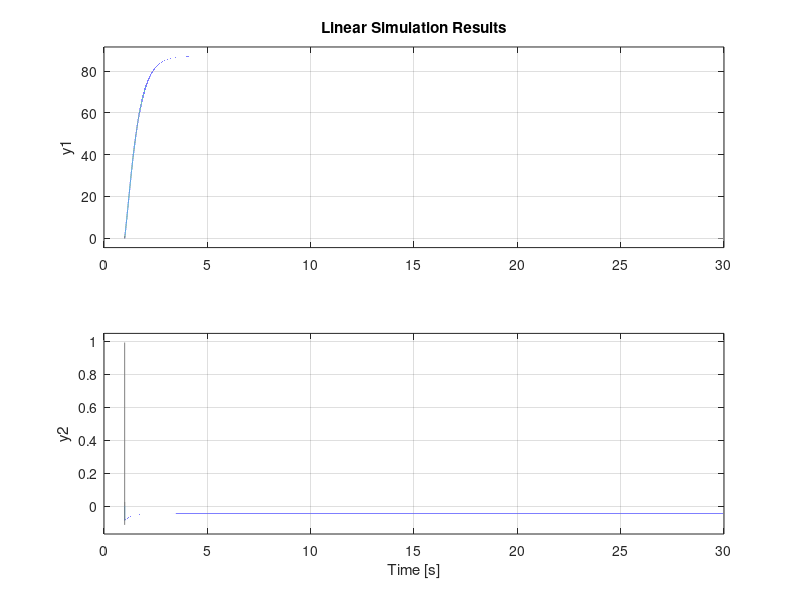

The MATLAB source for this figure:
%constantes
clear; clc; cla
%Constantes
fb=50; %frecuencia base
wb=2*pi*fb;%fercuencia angular base
Rs=0.004;
Rr=0.000549;
Xm=3.95279;
Rfd=0.2696;
Rkd=0.2696;
Xd=0.453;
Rkq2= 0.00549;
Rkq1= 0.00549;
Xmd=0.2;
Xmq=0.2;
Xss=0.4;
Xrr=0.0549;
Xkq1=0.549;
Xkq2=0.549;
Xkd=2696;
Xq=0.453;
Xfd=0.2696;

s= -0.0051; %para cada network


%condiciones
wr=1.1;
a=-0.114; %Vds de cada caso
b=0.993; %Vqs de cada caso
c=0.025; %Vdr de cada caso



%dependientes
ws= wr/(s-1);%velocidad angular del estator
alpha1=(Xss*Xrr)-(s*(Xm)^2);
alpha2=Xm^2-s*Xss*Xrr;
Bs=Xm*Xss*(1-s);
Br=Xm*Xrr*(1-s);
o=(1-Xm^2)/(Xss*Xrr);
X1d=Xfd-Xmd^2/Xd;
X1q=Xkq1-Xmq^2/Xq;
X2d=Xmd-Xmd^2/Xd;
X2q=Xmq-Xmq^2/Xq;
X3d=Xkd-Xmd^2/Xd;
X3q=Xkq2^2-Xmq*Xq;
o1d=X1d*X3d-X2d^2;
o1q=X1q*X3q-X2q^2;

Xod=1/(Xd*o1d);
Xoq=1/(Xq*o1q);

o2d=Xfd*Xkd-Xmd^2;
o2q=Xkq1*Xkq2-Xmq^2;
o3d=Xmd*Xkd-Xmd^2;
o3q=Xmq*Xkq2-Xmq^2;
o4d=Xmd*Xfd-Xmd^2;
o4q=Xmq*Xkq1-Xmq^2;




A=[-wb*Rs*o2d*Xod,wr*Xq*o2d*Xod,-wb*Rfd*o3d*Xod,-wb*Rkd*o4d*Xod,-wr*Xmq*o2d*Xod,-wr*Xmq*o2d*Xod;-wr*Rs*o2q*Xoq,-wb*Rs*o2d*Xoq,wr*Xmd*o2q*Xoq,wr*Xmd*o2q*Xoq,-wb*Rkq1*o3q*Xoq,-wb*Rkq2*o4q*Xoq;-wb*Rs*o3d*Xod,wr*Xq*o3d*Xod,-wb*Rfd*Xd*X3d*Xod,wb*Rkd*Xd*X2d*Xod,-wr*Xmq*o3d*Xod,-wr*Xmq*o3d*Xod;-wb*Rs*o4d*Xod,wr*Xq*o4d*Xod,wb*Rfd*Xd*X2d*Xod,-wb*Rkd*Xd*X1d*Xod,-wr*Xmq*o4d*Xod,-wr*Xmq*o4d*Xod;-wr*Xd*o3q*Xoq,-wb*Rs*o3q*Xoq,wr*Xmd*o3q*Xoq,wr*Xmd*o3q*Xoq,-wb*Rkq1*Xq*X3q*Xoq,wb*Rkq2*Xq*X2q*Xoq;-wr*Xd*o4q*Xoq,-wb*Rs*o4q*Xoq,wr*Xmd*o4q*Xoq,wr*Xmd*o4q*Xoq,wb*Rkq1*Xq*X2q*Xoq,-wb*Rkq2*Xq*X1q*Xoq];
bmatriz=[o2d*Xod,0,o3d*Xod,o4d*Xod,0,0;0,o2q*Xoq,0,0,o3q*Xoq,o4q*Xoq;-o3d*Xod,0,-Xd*X3d*Xod,Xd*X2d*Xod,0,0];
B = -wb*transpose(bmatriz);
C=[1,0,0,0,0,0;0,1,0,0,0,0];
D=0;

dt = 0.0001;

F=ss(A,B,C,D);
t=0:dt:30;
Vds=(a*(t>=1));
Vqs=(b*(t>=1));
Vfd=(c*(t>=1));
u=[Vds;Vqs;Vfd];

lsim(F,u,t)
pause(0.1);
y=F
%salidas
%ids
y1=y(1,:);
%iqs
y2=y(2,:);
